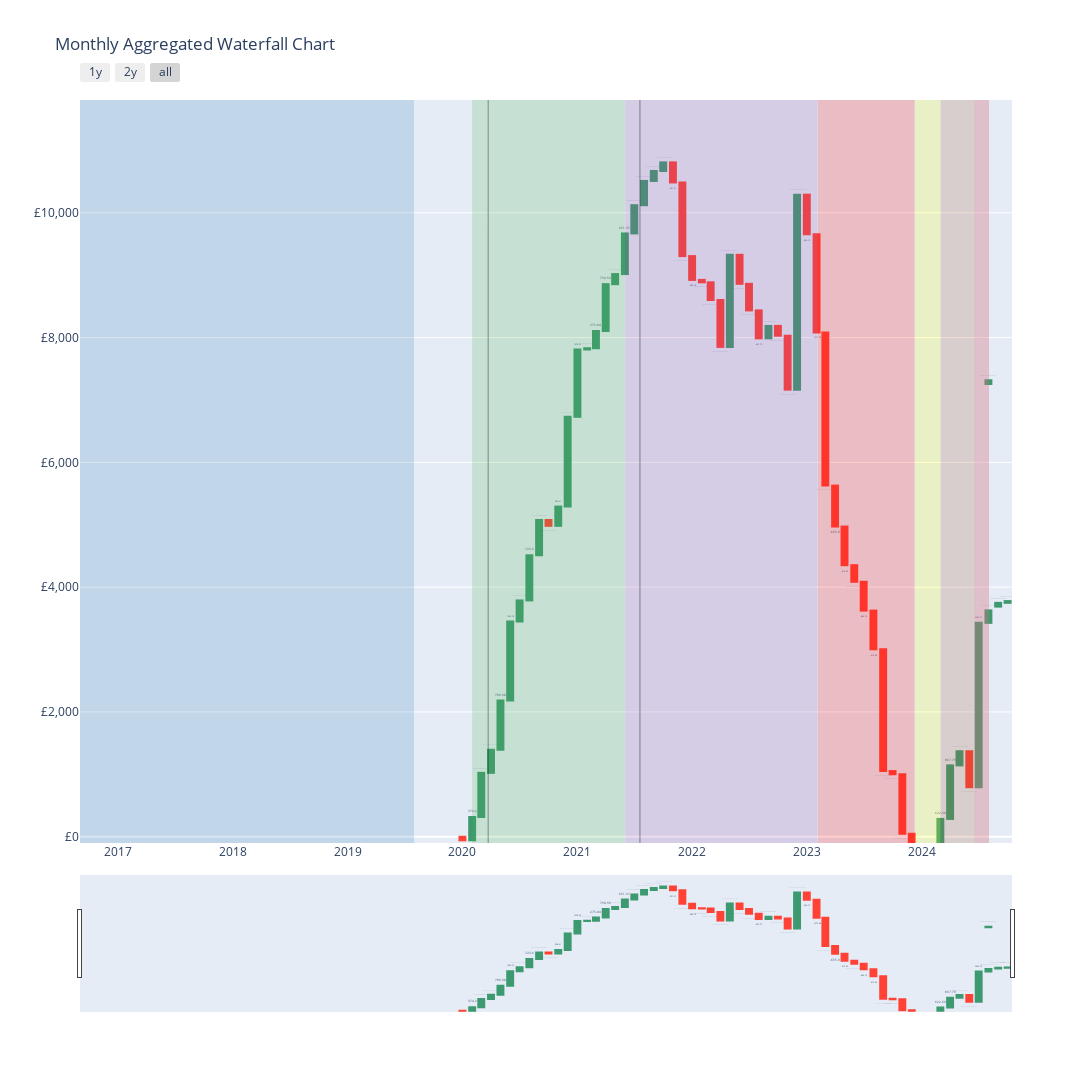

Write notebook code for a chart like this one.
### Code cell
## Create the Waterfall Chart
fig_0 = go.Figure(go.Waterfall(
    x=df_waterfall_monthly['month'],
    y=df_waterfall_monthly['amount'],
    textposition='outside',
    text=df_waterfall_monthly['amount'],
    connector={'line':{'color':'rgba(63, 63, 63, 0)'}},
))
# Update layout with various tweaks
fig_0.update_layout(
    title='Monthly Aggregated Waterfall Chart',
    waterfallgap=0.1,
    # showlegend=True,
    # Add shading
    shapes=add_shapes,
    width=width_,
    height=height_,
    yaxis_tickprefix = '£',
    yaxis_tickformat = ',.0f',
    # Default view to last 1y with interactive slider
    xaxis=dict(
        rangeselector=dict(
            buttons=list([
                dict(count=1, label='1y', step='year', stepmode='backward'),
                dict(count=2, label='2y', step='year', stepmode='backward'),
                dict(step='all')
            ])
            
        ),
        rangeslider=dict(visible=True)
    ),
    # Set default axis limits
    yaxis=dict(
        range=[-100, df_waterfall_monthly['amount'].cumsum().max() + 1000]
    ),
)
fig_0.show()

### Figure 1 — Plotly figure (JSON) as saved in the notebook; plotly's stock layout.template omitted (floating-point values rounded to 4 significant figures)
{"data": [{"connector": {"line": {"color": "rgba(63, 63, 63, 0)"}}, "text": [0, -57.01, 374.2, 707.2, 370.1, 789.4, 1266.0, 337.9, 723.6, 565.2, -93.37, 308.6, 1439.0, 1078.0, 20.14, 275.8, 750.6, 161.9, 651.4, 452.5, 388.8, 159.9, 137.2, -321.5, -1180.0, -382.1, -38.37, -283.1, -751.4, 1475.0, -465.2, -425.8, -447.7, 199.2, -157.3, -864.0, 3124.0, -634.2, -1573.0, -2455.0, -655.9, -619.5, -265.6, -462.1, -619.6, -1952.0, -50.9, -953.3, -245.5, -43.79, -95.72, 622.7, 857.8, 226.5, -576.1, 2634.0, 199.7, 60.56, 60.56, 27.7], "textposition": "outside", "type": "waterfall", "x": ["start", "2020-01", "2020-02", "2020-03", "2020-04", "2020-05", "2020-06", "2020-07", "2020-08", "2020-09", "2020-10", "2020-11", "2020-12", "2021-01", "2021-02", "2021-03", "2021-04", "2021-05", "2021-06", "2021-07", "2021-08", "2021-09", "2021-10", "2021-11", "2021-12", "2022-01", "2022-02", "2022-03", "2022-04", "2022-05", "2022-06", "2022-07", "2022-08", "2022-09", "2022-10", "2022-11", "2022-12", "2023-01", "2023-02", "2023-03", "2023-04", "2023-05", "2023-06", "2023-07", "2023-08", "2023-09", "2023-10", "2023-11", "2023-12", "2024-01", "2024-02", "2024-03", "2024-04", "2024-05", "2024-06", "2024-07", "2024-08", "2024-08", "2024-09", "2024-10"], "y": [0, -57.01, 374.2, 707.2, 370.1, 789.4, 1266.0, 337.9, 723.6, 565.2, -93.37, 308.6, 1439.0, 1078.0, 20.14, 275.8, 750.6, 161.9, 651.4, 452.5, 388.8, 159.9, 137.2, -321.5, -1180.0, -382.1, -38.37, -283.1, -751.4, 1475.0, -465.2, -425.8, -447.7, 199.2, -157.3, -864.0, 3124.0, -634.2, -1573.0, -2455.0, -655.9, -619.5, -265.6, -462.1, -619.6, -1952.0, -50.9, -953.3, -245.5, -43.79, -95.72, 622.7, 857.8, 226.5, -576.1, 2634.0, 199.7, 60.56, 60.56, 27.7]}], "layout": {"height": 1100, "shapes": [{"fillcolor": "rgba(0.21568627450980393, 0.49411764705882355, 0.7215686274509804, 0.2)", "line": {"width": 0}, "x0": "2016-09-01T00:00:00", "x1": "2019-07-31T00:00:00", "y0": -1337.0, "y1": 11810.0}, {"fillcolor": "rgba(0.30196078431372547, 0.6862745098039216, 0.2901960784313726, 0.2)", "line": {"width": 0}, "x0": "2020-02-01T00:00:00", "x1": "2021-06-01T00:00:00", "y0": -1337.0, "y1": 11810.0}, {"fillcolor": "rgba(0.596078431372549, 0.3058823529411765, 0.6392156862745098, 0.2)", "line": {"width": 0}, "x0": "2021-06-02T00:00:00", "x1": "2023-02-04T00:00:00", "y0": -1337.0, "y1": 11810.0}, {"fillcolor": "rgba(1.0, 0.4980392156862745, 0.0, 0.2)", "line": {"width": 0}, "x0": "2023-02-05T00:00:00", "x1": "2023-12-10T00:00:00", "y0": -1337.0, "y1": 11810.0}, {"fillcolor": "rgba(1.0, 1.0, 0.2, 0.2)", "line": {"width": 0}, "x0": "2023-12-11T00:00:00", "x1": "2024-03-01T00:00:00", "y0": -1337.0, "y1": 11810.0}, {"fillcolor": "rgba(0.6509803921568628, 0.33725490196078434, 0.1568627450980392, 0.2)", "line": {"width": 0}, "x0": "2024-03-02T00:00:00", "x1": "2024-08-03", "y0": -1337.0, "y1": 11810.0}, {"fillcolor": "rgba(0.9686274509803922, 0.5058823529411764, 0.7490196078431373, 0.2)", "line": {"width": 0}, "x0": "2024-06-17T00:00:00", "x1": "2024-08-03", "y0": -1337.0, "y1": 11810.0}, {"line": {"color": "rgba(0, 0, 0, 0.4)", "width": 1}, "type": "line", "x0": "2020-03-23", "x1": "2020-03-23", "y0": -500, "y1": 11810.0}, {"line": {"color": "rgba(0, 0, 0, 0.4)", "width": 1}, "type": "line", "x0": "2021-07-19", "x1": "2021-07-19", "y0": -500, "y1": 11810.0}], "title": {"text": "Monthly Aggregated Waterfall Chart"}, "waterfallgap": 0.1, "width": 2200, "xaxis": {"rangeselector": {"buttons": [{"count": 1, "label": "1y", "step": "year", "stepmode": "backward"}, {"count": 2, "label": "2y", "step": "year", "stepmode": "backward"}, {"step": "all"}]}, "rangeslider": {"visible": true}}, "yaxis": {"range": [-100, 11810.0], "tickformat": ",.0f", "tickprefix": "£"}}}
